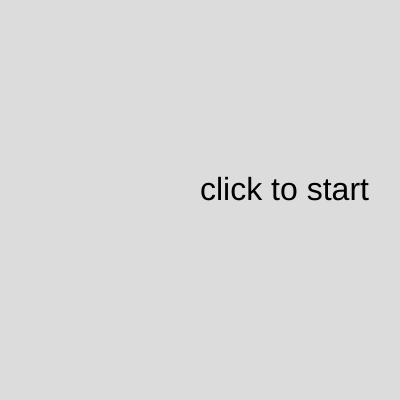
Frame 1 (no input)
Frame 60 (no input): identical to frame 1, image omitted
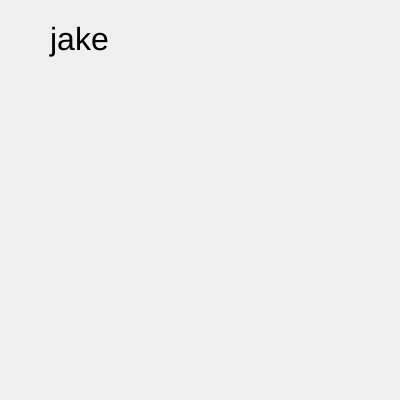
Frame 120 (the mouse pressed at the canvas centre since frame 60)

The p5.js sketch that drew these frames (run headless with seeded random() and noise() and a simulated clock; from frame 60 on, the mouse is pressed at the canvas centre):

// p5.js sketch
// ── sketch.js
let students =[{
 name: "jake",
 food: "cake"
}, {
  name: "blake",
  food: "shake"
}, {
  name: "sam",
  food: "ham"
}, {
  name: "cam",
  food: "pizza"
}];

let randomIndex;

function setup() {
  createCanvas(400, 400);
  background(220);
  textSize(32);
  text("click to start", width/2, height/2);
}

function draw() {
}

function mousePressed() {
if (students[0]){
background(random(200,255));
randomIndex = int(random(students.length));
text(students[randomIndex].name,50,50);
students.splice(randomIndex,1);
} else {
  background(random(255));
  text("nothing left",50,50);
}
}

// ── setlist.js
let setlist =[{
 artist: "Alison Wonderland",
 song: ["Church", "NO","Peace","Easy","I Want U"]
}, {
  artist: "Seven Lions",
  song: ["First Time","Need Your Love","Rush Me Over","Strangers","Worlds Apart"]
}, {
  artist: "Zeds Dead",
  song: ["Frontlines","Neck And Neck","Save My Grave","Stars Tonight","Blame"]
}, {
  artist: "TroyBoi",
  song: ["Grimey","Do You?","Afterhours","Solid","O.G"]
}, {
  artist: "Tiesto",
  song: ["Jackie Chan","Blue","BOOM","Ritual","WOW"]
}, {
  artist: "Kayzo",
  song: ["Dark Skies","WakeUp","Without You","Braincase","Alone"]
}, {
  artist: "Slander",
  song: ["FEELING GUD","GUD VIBRATIONS","Superhuman","Love is Gone","Potions"]
}, {
  artist: "Yellow Claw",
  song: ["DJ Turn It Up","Crash This Party","Love and War","Wild Mustang","Home"]
}, {
  artist: "NGHTMRE",
  song: ["CASH COW","STREET","Bruises","Feel Your Love","MVP"]
}, {
  artist: "JAUZ",
  song: ["Feel The Volume","I Dare You","Rock The Party","Magic","Deeper Love"]
}, {
  artist: "DJ Snake",
  song: ["Middle","Loco Contigo","A Different Way","Try Me","Taki Taki"]
}, {
  artist: "Snakeships",
  song: ["All My Friends","Summer Fade","Cruel","Either Way","Forever"]
}];

// ── style.css
html, body {
  margin: 0;
  padding: 0;
}
canvas {
  display: block;
}


.button {
  padding: 20px;
  background-color: #19e8ff;
}

.row {
  display: flex;
}

.column {
  flex: 50%;
}
